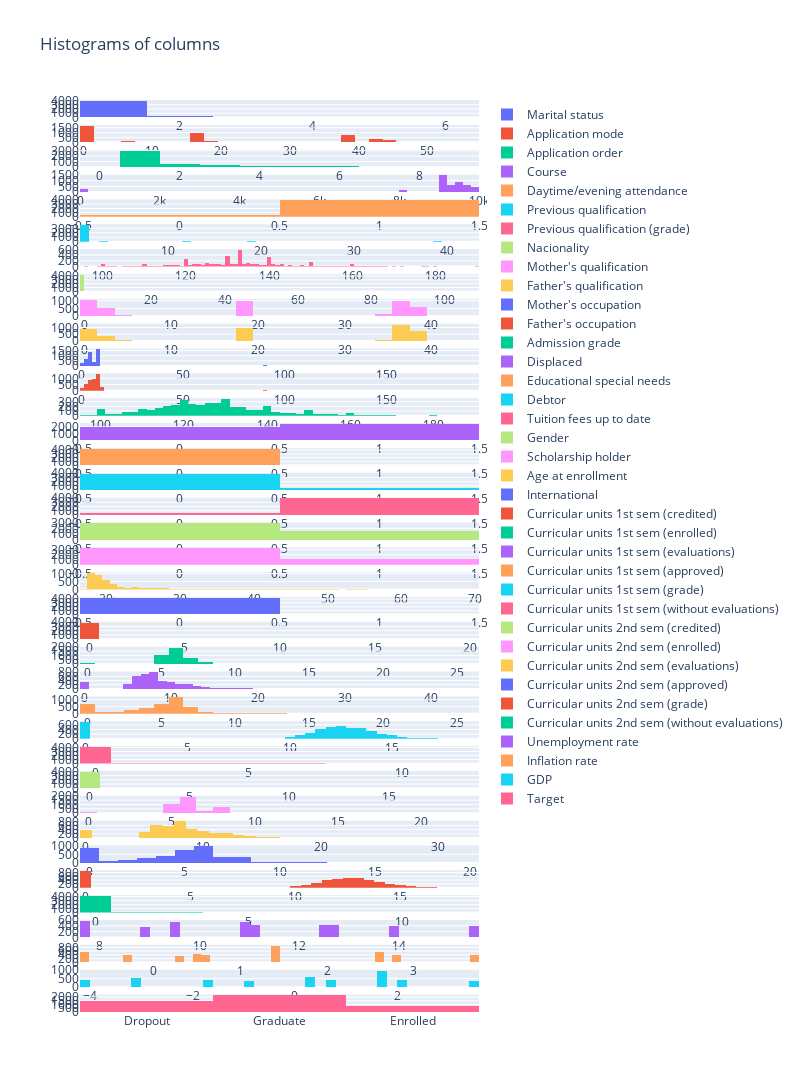

The notebook cell this image was saved under:
### Code cell
# plot different columns to see the data in histogram, start with first column
# plot all in the same plot with subplots
from plotly.subplots import make_subplots

col = data.columns[-1]
fig = make_subplots(rows=len(data.columns), cols=1)
for i, col in enumerate(data.columns):
    fig.add_trace(go.Histogram(x=data[col], name=col), row=i+1, col=1)
    
fig.update_layout(height=5000, width=800, title_text="Histograms of columns")
fig.show()

### Figure 1 — Plotly figure (JSON) as saved in the notebook; plotly's stock layout.template omitted (floating-point values rounded to 4 significant figures; data arrays with more than 128 entries replaced by an {"elided": "..."} marker saying what was removed)
{"data": [{"name": "Marital status", "type": "histogram", "x": {"elided": "4424 int values"}, "xaxis": "x", "yaxis": "y"}, {"name": "Application mode", "type": "histogram", "x": {"elided": "4424 int values"}, "xaxis": "x2", "yaxis": "y2"}, {"name": "Application order", "type": "histogram", "x": {"elided": "4424 int values"}, "xaxis": "x3", "yaxis": "y3"}, {"name": "Course", "type": "histogram", "x": {"elided": "4424 int values"}, "xaxis": "x4", "yaxis": "y4"}, {"name": "Daytime/evening attendance\t", "type": "histogram", "x": {"elided": "4424 int values"}, "xaxis": "x5", "yaxis": "y5"}, {"name": "Previous qualification", "type": "histogram", "x": {"elided": "4424 int values"}, "xaxis": "x6", "yaxis": "y6"}, {"name": "Previous qualification (grade)", "type": "histogram", "x": {"elided": "4424 float values"}, "xaxis": "x7", "yaxis": "y7"}, {"name": "Nacionality", "type": "histogram", "x": {"elided": "4424 int values"}, "xaxis": "x8", "yaxis": "y8"}, {"name": "Mother's qualification", "type": "histogram", "x": {"elided": "4424 int values"}, "xaxis": "x9", "yaxis": "y9"}, {"name": "Father's qualification", "type": "histogram", "x": {"elided": "4424 int values"}, "xaxis": "x10", "yaxis": "y10"}, {"name": "Mother's occupation", "type": "histogram", "x": {"elided": "4424 int values"}, "xaxis": "x11", "yaxis": "y11"}, {"name": "Father's occupation", "type": "histogram", "x": {"elided": "4424 int values"}, "xaxis": "x12", "yaxis": "y12"}, {"name": "Admission grade", "type": "histogram", "x": {"elided": "4424 float values"}, "xaxis": "x13", "yaxis": "y13"}, {"name": "Displaced", "type": "histogram", "x": {"elided": "4424 int values"}, "xaxis": "x14", "yaxis": "y14"}, {"name": "Educational special needs", "type": "histogram", "x": {"elided": "4424 int values"}, "xaxis": "x15", "yaxis": "y15"}, {"name": "Debtor", "type": "histogram", "x": {"elided": "4424 int values"}, "xaxis": "x16", "yaxis": "y16"}, {"name": "Tuition fees up to date", "type": "histogram", "x": {"elided": "4424 int values"}, "xaxis": "x17", "yaxis": "y17"}, {"name": "Gender", "type": "histogram", "x": {"elided": "4424 int values"}, "xaxis": "x18", "yaxis": "y18"}, {"name": "Scholarship holder", "type": "histogram", "x": {"elided": "4424 int values"}, "xaxis": "x19", "yaxis": "y19"}, {"name": "Age at enrollment", "type": "histogram", "x": {"elided": "4424 int values"}, "xaxis": "x20", "yaxis": "y20"}, {"name": "International", "type": "histogram", "x": {"elided": "4424 int values"}, "xaxis": "x21", "yaxis": "y21"}, {"name": "Curricular units 1st sem (credited)", "type": "histogram", "x": {"elided": "4424 int values"}, "xaxis": "x22", "yaxis": "y22"}, {"name": "Curricular units 1st sem (enrolled)", "type": "histogram", "x": {"elided": "4424 int values"}, "xaxis": "x23", "yaxis": "y23"}, {"name": "Curricular units 1st sem (evaluations)", "type": "histogram", "x": {"elided": "4424 int values"}, "xaxis": "x24", "yaxis": "y24"}, {"name": "Curricular units 1st sem (approved)", "type": "histogram", "x": {"elided": "4424 int values"}, "xaxis": "x25", "yaxis": "y25"}, {"name": "Curricular units 1st sem (grade)", "type": "histogram", "x": {"elided": "4424 float values"}, "xaxis": "x26", "yaxis": "y26"}, {"name": "Curricular units 1st sem (without evaluations)", "type": "histogram", "x": {"elided": "4424 int values"}, "xaxis": "x27", "yaxis": "y27"}, {"name": "Curricular units 2nd sem (credited)", "type": "histogram", "x": {"elided": "4424 int values"}, "xaxis": "x28", "yaxis": "y28"}, {"name": "Curricular units 2nd sem (enrolled)", "type": "histogram", "x": {"elided": "4424 int values"}, "xaxis": "x29", "yaxis": "y29"}, {"name": "Curricular units 2nd sem (evaluations)", "type": "histogram", "x": {"elided": "4424 int values"}, "xaxis": "x30", "yaxis": "y30"}, {"name": "Curricular units 2nd sem (approved)", "type": "histogram", "x": {"elided": "4424 int values"}, "xaxis": "x31", "yaxis": "y31"}, {"name": "Curricular units 2nd sem (grade)", "type": "histogram", "x": {"elided": "4424 float values"}, "xaxis": "x32", "yaxis": "y32"}, {"name": "Curricular units 2nd sem (without evaluations)", "type": "histogram", "x": {"elided": "4424 int values"}, "xaxis": "x33", "yaxis": "y33"}, {"name": "Unemployment rate", "type": "histogram", "x": {"elided": "4424 float values"}, "xaxis": "x34", "yaxis": "y34"}, {"name": "Inflation rate", "type": "histogram", "x": {"elided": "4424 float values"}, "xaxis": "x35", "yaxis": "y35"}, {"name": "GDP", "type": "histogram", "x": {"elided": "4424 float values"}, "xaxis": "x36", "yaxis": "y36"}, {"name": "Target", "type": "histogram", "x": {"elided": "4424 str values"}, "xaxis": "x37", "yaxis": "y37"}], "layout": {"height": 5000, "title": {"text": "Histograms of columns"}, "width": 800, "xaxis": {"anchor": "y", "domain": [0, 1]}, "xaxis10": {"anchor": "y10", "domain": [0, 1]}, "xaxis11": {"anchor": "y11", "domain": [0, 1]}, "xaxis12": {"anchor": "y12", "domain": [0, 1]}, "xaxis13": {"anchor": "y13", "domain": [0, 1]}, "xaxis14": {"anchor": "y14", "domain": [0, 1]}, "xaxis15": {"anchor": "y15", "domain": [0, 1]}, "xaxis16": {"anchor": "y16", "domain": [0, 1]}, "xaxis17": {"anchor": "y17", "domain": [0, 1]}, "xaxis18": {"anchor": "y18", "domain": [0, 1]}, "xaxis19": {"anchor": "y19", "domain": [0, 1]}, "xaxis2": {"anchor": "y2", "domain": [0, 1]}, "xaxis20": {"anchor": "y20", "domain": [0, 1]}, "xaxis21": {"anchor": "y21", "domain": [0, 1]}, "xaxis22": {"anchor": "y22", "domain": [0, 1]}, "xaxis23": {"anchor": "y23", "domain": [0, 1]}, "xaxis24": {"anchor": "y24", "domain": [0, 1]}, "xaxis25": {"anchor": "y25", "domain": [0, 1]}, "xaxis26": {"anchor": "y26", "domain": [0, 1]}, "xaxis27": {"anchor": "y27", "domain": [0, 1]}, "xaxis28": {"anchor": "y28", "domain": [0, 1]}, "xaxis29": {"anchor": "y29", "domain": [0, 1]}, "xaxis3": {"anchor": "y3", "domain": [0, 1]}, "xaxis30": {"anchor": "y30", "domain": [0, 1]}, "xaxis31": {"anchor": "y31", "domain": [0, 1]}, "xaxis32": {"anchor": "y32", "domain": [0, 1]}, "xaxis33": {"anchor": "y33", "domain": [0, 1]}, "xaxis34": {"anchor": "y34", "domain": [0, 1]}, "xaxis35": {"anchor": "y35", "domain": [0, 1]}, "xaxis36": {"anchor": "y36", "domain": [0, 1]}, "xaxis37": {"anchor": "y37", "domain": [0, 1]}, "xaxis4": {"anchor": "y4", "domain": [0, 1]}, "xaxis5": {"anchor": "y5", "domain": [0, 1]}, "xaxis6": {"anchor": "y6", "domain": [0, 1]}, "xaxis7": {"anchor": "y7", "domain": [0, 1]}, "xaxis8": {"anchor": "y8", "domain": [0, 1]}, "xaxis9": {"anchor": "y9", "domain": [0, 1]}, "yaxis": {"anchor": "x", "domain": [0.9809, 1.0]}, "yaxis10": {"anchor": "x10", "domain": [0.7356, 0.7548]}, "yaxis11": {"anchor": "x11", "domain": [0.7084, 0.7275]}, "yaxis12": {"anchor": "x12", "domain": [0.6812, 0.7003]}, "yaxis13": {"anchor": "x13", "domain": [0.6539, 0.673]}, "yaxis14": {"anchor": "x14", "domain": [0.6267, 0.6458]}, "yaxis15": {"anchor": "x15", "domain": [0.5994, 0.6186]}, "yaxis16": {"anchor": "x16", "domain": [0.5722, 0.5913]}, "yaxis17": {"anchor": "x17", "domain": [0.5449, 0.5641]}, "yaxis18": {"anchor": "x18", "domain": [0.5177, 0.5368]}, "yaxis19": {"anchor": "x19", "domain": [0.4904, 0.5096]}, "yaxis2": {"anchor": "x2", "domain": [0.9536, 0.9728]}, "yaxis20": {"anchor": "x20", "domain": [0.4632, 0.4823]}, "yaxis21": {"anchor": "x21", "domain": [0.4359, 0.4551]}, "yaxis22": {"anchor": "x22", "domain": [0.4087, 0.4278]}, "yaxis23": {"anchor": "x23", "domain": [0.3814, 0.4006]}, "yaxis24": {"anchor": "x24", "domain": [0.3542, 0.3733]}, "yaxis25": {"anchor": "x25", "domain": [0.327, 0.3461]}, "yaxis26": {"anchor": "x26", "domain": [0.2997, 0.3188]}, "yaxis27": {"anchor": "x27", "domain": [0.2725, 0.2916]}, "yaxis28": {"anchor": "x28", "domain": [0.2452, 0.2644]}, "yaxis29": {"anchor": "x29", "domain": [0.218, 0.2371]}, "yaxis3": {"anchor": "x3", "domain": [0.9264, 0.9455]}, "yaxis30": {"anchor": "x30", "domain": [0.1907, 0.2099]}, "yaxis31": {"anchor": "x31", "domain": [0.1635, 0.1826]}, "yaxis32": {"anchor": "x32", "domain": [0.1362, 0.1554]}, "yaxis33": {"anchor": "x33", "domain": [0.109, 0.1281]}, "yaxis34": {"anchor": "x34", "domain": [0.08174, 0.1009]}, "yaxis35": {"anchor": "x35", "domain": [0.05449, 0.07363]}, "yaxis36": {"anchor": "x36", "domain": [0.02725, 0.04638]}, "yaxis37": {"anchor": "x37", "domain": [0, 0.01914]}, "yaxis4": {"anchor": "x4", "domain": [0.8991, 0.9183]}, "yaxis5": {"anchor": "x5", "domain": [0.8719, 0.891]}, "yaxis6": {"anchor": "x6", "domain": [0.8446, 0.8638]}, "yaxis7": {"anchor": "x7", "domain": [0.8174, 0.8365]}, "yaxis8": {"anchor": "x8", "domain": [0.7901, 0.8093]}, "yaxis9": {"anchor": "x9", "domain": [0.7629, 0.782]}}}
